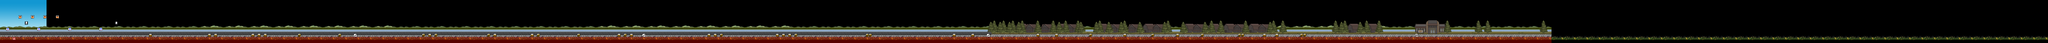

A level layout from a 2D game, rendered from its tile map. Below: a short description, then the map file with tile-grid data replaced by summaries:
An orthogonal 660x14 tile map with 64x64 px tiles, 12 tile layers (back-8, back-7, back-6, back-5, ...), 3 tilesets.

<map version="1.0" orientation="orthogonal" width="660" height="14" tilewidth="64" tileheight="64">
 <tileset firstgid="1" name="Town" tilewidth="64" tileheight="64">
  <image source="tileset_level_3.png" width="1280" height="832" />
 </tileset>
 <tileset firstgid="261" name="Icons" tilewidth="64" tileheight="64">
  <image source="TrackLapse_Icons.png" width="640" height="128" />
  <tile id="0">
   <properties>
    <property name="obstacle" value="hurdle" />
   </properties>
  </tile>
  <tile id="1">
   <properties>
    <property name="special" value="spawnpoint" />
   </properties>
  </tile>
  <tile id="2">
   <properties>
    <property name="special" value="checkpoint" />
   </properties>
  </tile>
  <tile id="3">
   <properties>
    <property name="special" value="nextlevelNE" />
   </properties>
  </tile>
  <tile id="10">
   <properties>
    <property name="obstacle" value="haybale" />
   </properties>
  </tile>
  <tile id="11">
   <properties>
    <property name="obstacle" value="leafpile" />
   </properties>
  </tile>
  <tile id="12">
   <properties>
    <property name="object" value="discoDancers" />
   </properties>
  </tile>
  <tile id="13">
   <properties>
    <property name="layerBelow" value="front1" />
    <property name="object" value="lighting" />
   </properties>
  </tile>
  <tile id="14">
   <properties>
    <property name="object" value="tvAnimation" />
   </properties>
  </tile>
 </tileset>
 <tileset firstgid="281" name="Meta" tilewidth="64" tileheight="64">
  <image source="meta.png" width="256" height="192" />
  <tile id="0">
   <properties>
    <property name="collision" value="full" />
   </properties>
  </tile>
  <tile id="1">
   <properties>
    <property name="collision" value="leftslant" />
   </properties>
  </tile>
  <tile id="2">
   <properties>
    <property name="collision" value="rightslant" />
   </properties>
  </tile>
  <tile id="10">
   <properties>
    <property name="collision" value="rs2tileL" />
   </properties>
  </tile>
  <tile id="11">
   <properties>
    <property name="collision" value="rs2tileR" />
   </properties>
  </tile>
 </tileset>
 <layer name="back-8" width="660" height="14">
  <properties>
   <property name="speedx" value="0" />
   <property name="speedy" value="0" />
  </properties>
  <data>[9240 cells, 195 non-empty, 13 distinct tile ids]</data>
 </layer>
 <layer name="back-7" width="660" height="14">
  <properties>
   <property name="speedx" value=".4" />
   <property name="speedy" value=".5" />
  </properties>
  <data>[9240 cells, 2500 non-empty, 50 distinct tile ids]</data>
 </layer>
 <layer name="back-6" width="660" height="14">
  <properties>
   <property name="speedx" value="1.0" />
   <property name="speedy" value="1.0" />
  </properties>
  <data>[9240 cells, 362 non-empty, 2 distinct tile ids]</data>
 </layer>
 <layer name="back-5" width="660" height="14">
  <properties>
   <property name="speedx" value="1.0" />
   <property name="speedy" value="1.0" />
  </properties>
  <data>[9240 cells, 255 non-empty, 75 distinct tile ids]</data>
 </layer>
 <layer name="back-4" width="660" height="14">
  <properties>
   <property name="speedx" value="1.0" />
   <property name="speedy" value="1.0" />
  </properties>
  <data>[9240 cells, 180 non-empty, 20 distinct tile ids]</data>
 </layer>
 <layer name="back-3" width="660" height="14">
  <properties>
   <property name="speedx" value="1.0" />
   <property name="speedy" value="1.0" />
  </properties>
  <data>[9240 cells, 369 non-empty, 24 distinct tile ids]</data>
 </layer>
 <layer name="back-2" width="660" height="14">
  <properties>
   <property name="speedx" value="1.0" />
   <property name="speedy" value="1.0" />
  </properties>
  <data>[9240 cells, 192 non-empty, 12 distinct tile ids]</data>
 </layer>
 <layer name="back-1" width="660" height="14">
  <properties>
   <property name="speedx" value="1.0" />
   <property name="speedy" value="1.0" />
  </properties>
  <data>[9240 cells, 24 non-empty, 3 distinct tile ids]</data>
 </layer>
 <layer name="main" width="660" height="14">
  <properties>
   <property name="speedx" value="1.0" />
   <property name="speedy" value="1.0" />
  </properties>
  <data>[9240 cells, 1320 non-empty, 16 distinct tile ids]</data>
 </layer>
 <layer name="front1" width="660" height="14">
  <properties>
   <property name="speedx" value="1.2" />
   <property name="speedy" value="1.1" />
  </properties>
  <data>[9240 cells, 1320 non-empty, 8 distinct tile ids]</data>
 </layer>
 <layer name="front2" width="660" height="14">
  <properties>
   <property name="speedx" value="1.0" />
   <property name="speedy" value="1.0" />
  </properties>
  <data>[9240 cells, 58 non-empty, 8 distinct tile ids]</data>
 </layer>
 <layer name="meta" width="660" height="14" opacity="0.34">
  <properties>
   <property name="speedx" value="1.0" />
   <property name="speedy" value="1.0" />
  </properties>
  <data>[9240 cells, 1000 non-empty, 1 distinct tile ids]</data>
 </layer>
</map>
